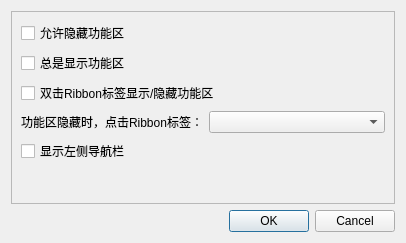
<?xml version="1.0" encoding="UTF-8"?>
<ui version="4.0">
 <class>SettingsDialog</class>
 <widget class="QDialog" name="SettingsDialog">
  <property name="geometry">
   <rect>
    <x>0</x>
    <y>0</y>
    <width>406</width>
    <height>243</height>
   </rect>
  </property>
  <property name="windowTitle">
   <string>功能区设置</string>
  </property>
  <property name="windowIcon">
   <iconset resource="ribbonframe.qrc">
    <normaloff>:/icon/res/settings.png</normaloff>:/icon/res/settings.png</iconset>
  </property>
  <layout class="QVBoxLayout" name="verticalLayout">
   <item>
    <widget class="QScrollArea" name="scrollArea">
     <property name="widgetResizable">
      <bool>true</bool>
     </property>
     <widget class="QWidget" name="scrollAreaWidgetContents">
      <property name="geometry">
       <rect>
        <x>0</x>
        <y>0</y>
        <width>392</width>
        <height>207</height>
       </rect>
      </property>
      <layout class="QVBoxLayout" name="verticalLayout_2">
       <item>
        <widget class="QCheckBox" name="enableHideRibbonCheck">
         <property name="text">
          <string>允许隐藏功能区</string>
         </property>
        </widget>
       </item>
       <item>
        <widget class="QCheckBox" name="ribbonPinCheck">
         <property name="text">
          <string>总是显示功能区</string>
         </property>
        </widget>
       </item>
       <item>
        <widget class="QCheckBox" name="doubleClickShowHideRibbonCheck">
         <property name="text">
          <string>双击Ribbon标签显示/隐藏功能区</string>
         </property>
        </widget>
       </item>
       <item>
        <layout class="QHBoxLayout" name="horizontalLayout">
         <item>
          <widget class="QLabel" name="label">
           <property name="text">
            <string>功能区隐藏时，点击Ribbon标签：</string>
           </property>
          </widget>
         </item>
         <item>
          <widget class="QComboBox" name="showWhenTabClickedComboBox">
           <property name="sizePolicy">
            <sizepolicy hsizetype="Expanding" vsizetype="Fixed">
             <horstretch>0</horstretch>
             <verstretch>0</verstretch>
            </sizepolicy>
           </property>
          </widget>
         </item>
        </layout>
       </item>
       <item>
        <widget class="QCheckBox" name="showLeftNaviBarCheck">
         <property name="text">
          <string>显示左侧导航栏</string>
         </property>
        </widget>
       </item>
       <item>
        <spacer name="verticalSpacer">
         <property name="orientation">
          <enum>Qt::Vertical</enum>
         </property>
         <property name="sizeHint" stdset="0">
          <size>
           <width>20</width>
           <height>40</height>
          </size>
         </property>
        </spacer>
       </item>
      </layout>
     </widget>
    </widget>
   </item>
   <item>
    <widget class="QDialogButtonBox" name="buttonBox">
     <property name="orientation">
      <enum>Qt::Horizontal</enum>
     </property>
     <property name="standardButtons">
      <set>QDialogButtonBox::Cancel|QDialogButtonBox::Ok</set>
     </property>
    </widget>
   </item>
  </layout>
 </widget>
 <resources>
  <include location="ribbonframe.qrc"/>
 </resources>
 <connections>
  <connection>
   <sender>buttonBox</sender>
   <signal>accepted()</signal>
   <receiver>SettingsDialog</receiver>
   <slot>accept()</slot>
   <hints>
    <hint type="sourcelabel">
     <x>248</x>
     <y>254</y>
    </hint>
    <hint type="destinationlabel">
     <x>157</x>
     <y>274</y>
    </hint>
   </hints>
  </connection>
  <connection>
   <sender>buttonBox</sender>
   <signal>rejected()</signal>
   <receiver>SettingsDialog</receiver>
   <slot>reject()</slot>
   <hints>
    <hint type="sourcelabel">
     <x>316</x>
     <y>260</y>
    </hint>
    <hint type="destinationlabel">
     <x>286</x>
     <y>274</y>
    </hint>
   </hints>
  </connection>
 </connections>
</ui>
